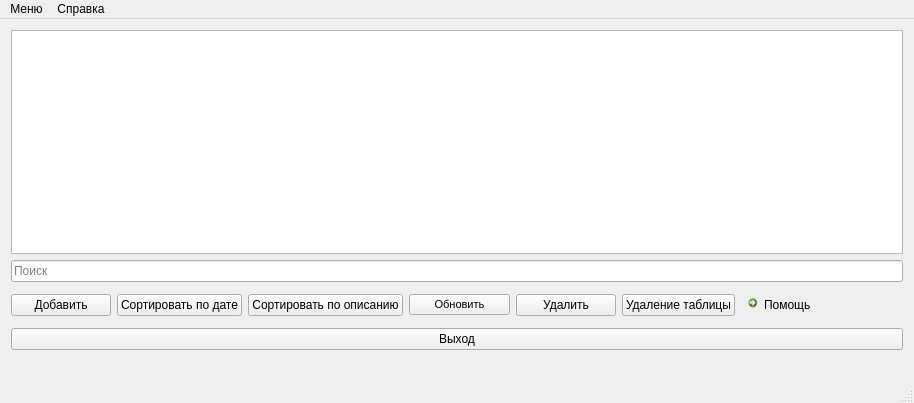
<?xml version="1.0" encoding="UTF-8"?>
<ui version="4.0">
 <class>MainWindow</class>
 <widget class="QMainWindow" name="MainWindow">
  <property name="geometry">
   <rect>
    <x>0</x>
    <y>0</y>
    <width>914</width>
    <height>403</height>
   </rect>
  </property>
  <property name="windowTitle">
   <string>MainWindow</string>
  </property>
  <property name="styleSheet">
   <string notr="true"/>
  </property>
  <widget class="QWidget" name="helpButton">
   <property name="focusPolicy">
    <enum>Qt::WheelFocus</enum>
   </property>
   <layout class="QGridLayout" name="gridLayout">
    <item row="0" column="0">
     <widget class="QTableView" name="tableView"/>
    </item>
    <item row="1" column="0">
     <widget class="QLineEdit" name="lineEditSearch">
      <property name="font">
       <font>
        <pointsize>9</pointsize>
        <weight>50</weight>
        <italic>false</italic>
        <bold>false</bold>
        <underline>false</underline>
        <strikeout>false</strikeout>
        <stylestrategy>PreferDefault</stylestrategy>
        <kerning>true</kerning>
       </font>
      </property>
      <property name="toolTip">
       <string>&lt;html&gt;&lt;head/&gt;&lt;body&gt;&lt;p align=&quot;center&quot;&gt;&lt;br/&gt;&lt;/p&gt;&lt;/body&gt;&lt;/html&gt;</string>
      </property>
      <property name="whatsThis">
       <string>&lt;html&gt;&lt;head/&gt;&lt;body&gt;&lt;p&gt;&lt;br/&gt;&lt;/p&gt;&lt;/body&gt;&lt;/html&gt;</string>
      </property>
      <property name="styleSheet">
       <string notr="true"/>
      </property>
      <property name="text">
       <string/>
      </property>
      <property name="placeholderText">
       <string>Поиск</string>
      </property>
     </widget>
    </item>
    <item row="2" column="0">
     <layout class="QHBoxLayout" name="horizontalLayout">
      <item>
       <widget class="QPushButton" name="pushButton">
        <property name="font">
         <font>
          <weight>50</weight>
          <bold>false</bold>
         </font>
        </property>
        <property name="styleSheet">
         <string notr="true"/>
        </property>
        <property name="text">
         <string>Добавить</string>
        </property>
       </widget>
      </item>
      <item>
       <widget class="QPushButton" name="pushButton_6">
        <property name="text">
         <string>Сортировать по дате</string>
        </property>
       </widget>
      </item>
      <item>
       <widget class="QPushButton" name="pushButton_5">
        <property name="text">
         <string>Сортировать по описанию</string>
        </property>
       </widget>
      </item>
      <item>
       <widget class="QPushButton" name="pushButton_4">
        <property name="font">
         <font>
          <pointsize>8</pointsize>
          <weight>50</weight>
          <bold>false</bold>
          <stylestrategy>PreferDefault</stylestrategy>
         </font>
        </property>
        <property name="styleSheet">
         <string notr="true"/>
        </property>
        <property name="text">
         <string>Обновить</string>
        </property>
       </widget>
      </item>
      <item>
       <widget class="QPushButton" name="pushButton_2">
        <property name="font">
         <font>
          <weight>50</weight>
          <bold>false</bold>
         </font>
        </property>
        <property name="styleSheet">
         <string notr="true"/>
        </property>
        <property name="text">
         <string>Удалить</string>
        </property>
       </widget>
      </item>
      <item>
       <widget class="QPushButton" name="reset">
        <property name="styleSheet">
         <string notr="true"/>
        </property>
        <property name="text">
         <string>Удаление таблицы</string>
        </property>
       </widget>
      </item>
      <item>
       <widget class="QCommandLinkButton" name="commandLinkButton">
        <property name="font">
         <font>
          <family>Segoe UI</family>
          <weight>50</weight>
          <bold>false</bold>
         </font>
        </property>
        <property name="toolTip">
         <string>&lt;html&gt;&lt;head/&gt;&lt;body&gt;&lt;p&gt;&lt;br/&gt;&lt;/p&gt;&lt;/body&gt;&lt;/html&gt;</string>
        </property>
        <property name="layoutDirection">
         <enum>Qt::LeftToRight</enum>
        </property>
        <property name="styleSheet">
         <string notr="true"/>
        </property>
        <property name="text">
         <string>Помощь</string>
        </property>
        <property name="icon">
         <iconset>
          <normaloff>../Downloads/free-icon-question-2476199.png</normaloff>../Downloads/free-icon-question-2476199.png</iconset>
        </property>
        <property name="iconSize">
         <size>
          <width>20</width>
          <height>10</height>
         </size>
        </property>
        <property name="description">
         <string/>
        </property>
       </widget>
      </item>
     </layout>
    </item>
    <item row="3" column="0">
     <widget class="QPushButton" name="pushButton_3">
      <property name="font">
       <font>
        <weight>50</weight>
        <bold>false</bold>
       </font>
      </property>
      <property name="styleSheet">
       <string notr="true"/>
      </property>
      <property name="text">
       <string>Выход</string>
      </property>
     </widget>
    </item>
    <item row="4" column="0">
     <widget class="QLabel" name="image123">
      <property name="styleSheet">
       <string notr="true"/>
      </property>
      <property name="text">
       <string/>
      </property>
      <property name="pixmap">
       <pixmap>BOOK.png</pixmap>
      </property>
     </widget>
    </item>
   </layout>
  </widget>
  <widget class="QStatusBar" name="statusBar"/>
  <widget class="QMenuBar" name="menuBar">
   <property name="geometry">
    <rect>
     <x>0</x>
     <y>0</y>
     <width>914</width>
     <height>26</height>
    </rect>
   </property>
   <widget class="QMenu" name="menu">
    <property name="title">
     <string>Меню</string>
    </property>
    <addaction name="action_2"/>
    <addaction name="action_3"/>
   </widget>
   <widget class="QMenu" name="menu_2">
    <property name="title">
     <string>Справка</string>
    </property>
    <addaction name="action_author"/>
   </widget>
   <addaction name="menu"/>
   <addaction name="menu_2"/>
  </widget>
  <action name="action_2">
   <property name="text">
    <string>Сохранить</string>
   </property>
  </action>
  <action name="action_author">
   <property name="text">
    <string>О программе</string>
   </property>
  </action>
  <action name="action_3">
   <property name="text">
    <string>Открыть</string>
   </property>
  </action>
 </widget>
 <layoutdefault spacing="6" margin="11"/>
 <resources/>
 <connections/>
</ui>
